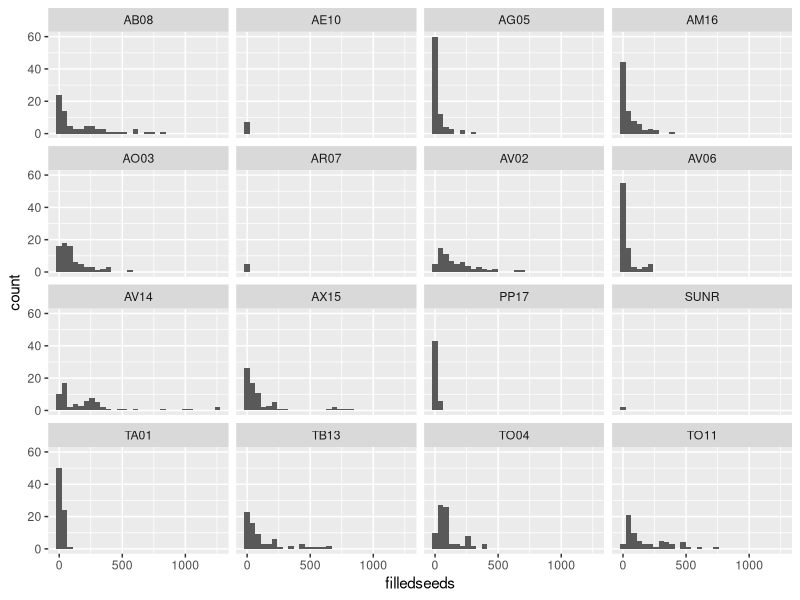
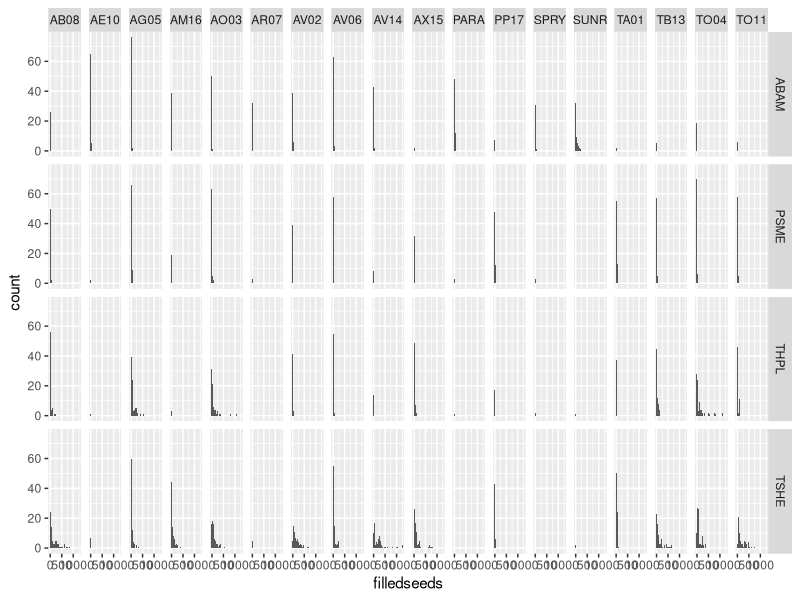

These figures' R source, in order:
## Started 12 Mar 2025 ##
## By Lizzie ##

## Grab data for Mike ##

# housekeeping
rm(list=ls()) 
options(stringsAsFactors=FALSE)

# Setting working directory. Add in your own path in an if statement for your file structure
if(length(grep("lizzie", getwd())>0)) { 
  setwd("~/Documents/git/projects/grephon/Masting/")
} else if (length(grep("ailene", getwd()))>0) 
{setwd("boomboom")
}

# libraries
library(ggplot2)

d <- read.csv("./output/seedswithtraps_allyears_quickdirty.csv")

# Subset to TSHE
tshe <- subset(d, species=="TSHE")

ggplot(tshe, aes(filledseeds)) +
	geom_histogram() +
	facet_wrap(.~stand)

# Based on my notes in MastingDataMerge.R and the above plot, I think these data have the zeros...
# But I am not sure about TSHE
mospplist <- c("TSHE", "THPL", "ABAM", "PSME")
mospp <- d[which(d$species %in% mospplist),]

ggplot(mospp, aes(filledseeds)) +
	geom_histogram() +
	facet_grid(species~stand)

# Okay, will stick with TSHE
tsheav06 <- subset(tshe, stand=="AV06")
tsheav06$allseeds <- tsheav06$filledseeds + tsheav06$emptyseeds
tsheav06sm <- subset(tsheav06, select=c("trap", "year", "size","allseeds"))


write.csv(tsheav06sm, "output/quickdatTSHEforMike.csv", row.names=FALSE)